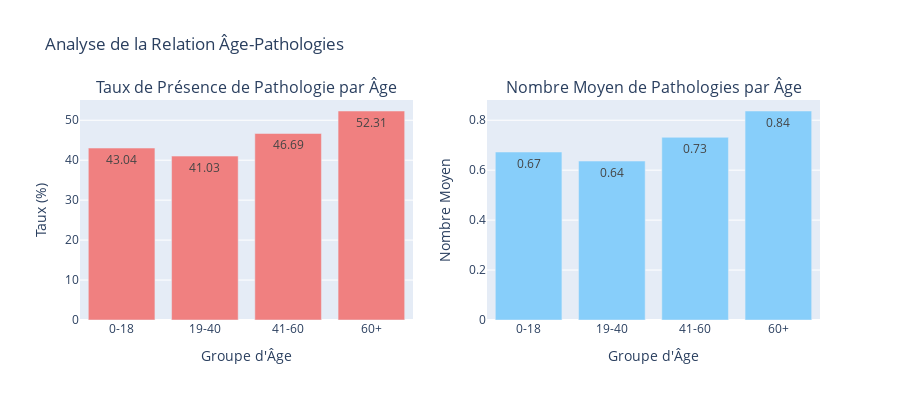

Notebook source saved alongside this figure:
### Code cell
# Visualisation
fig = make_subplots(
    rows=1, cols=2,
    subplot_titles=('Taux de Présence de Pathologie par Âge', 
                    'Nombre Moyen de Pathologies par Âge')
)

fig.add_trace(
    go.Bar(x=findings_by_age.index, y=findings_by_age['Taux (%)'],
           text=findings_by_age['Taux (%)'].round(2), textposition='auto',
           marker_color='lightcoral'),
    row=1, col=1
)

fig.add_trace(
    go.Bar(x=avg_findings_by_age.index, y=avg_findings_by_age.values,
           text=avg_findings_by_age.values.round(2), textposition='auto',
           marker_color='lightskyblue'),
    row=1, col=2
)

fig.update_xaxes(title_text="Groupe d'Âge", row=1, col=1)
fig.update_xaxes(title_text="Groupe d'Âge", row=1, col=2)
fig.update_yaxes(title_text="Taux (%)", row=1, col=1)
fig.update_yaxes(title_text="Nombre Moyen", row=1, col=2)

fig.update_layout(height=400, showlegend=False, 
                  title_text="Analyse de la Relation Âge-Pathologies")
fig.show()

### Figure 1 — Plotly figure (JSON) as saved in the notebook; plotly's stock layout.template omitted (floating-point values rounded to 4 significant figures)
{"data": [{"marker": {"color": "lightcoral"}, "text": [43.04, 41.03, 46.69, 52.31], "textposition": "auto", "type": "bar", "x": ["0-18", "19-40", "41-60", "60+"], "xaxis": "x", "y": [43.04, 41.03, 46.69, 52.31], "yaxis": "y"}, {"marker": {"color": "lightskyblue"}, "text": [0.67, 0.64, 0.73, 0.84], "textposition": "auto", "type": "bar", "x": ["0-18", "19-40", "41-60", "60+"], "xaxis": "x2", "y": [0.6727, 0.6365, 0.7316, 0.837], "yaxis": "y2"}], "layout": {"annotations": [{"font": {"size": 16}, "showarrow": false, "text": "Taux de Présence de Pathologie par Âge", "x": 0.225, "xanchor": "center", "xref": "paper", "y": 1, "yanchor": "bottom", "yref": "paper"}, {"font": {"size": 16}, "showarrow": false, "text": "Nombre Moyen de Pathologies par Âge", "x": 0.775, "xanchor": "center", "xref": "paper", "y": 1, "yanchor": "bottom", "yref": "paper"}], "height": 400, "showlegend": false, "title": {"text": "Analyse de la Relation Âge-Pathologies"}, "xaxis": {"anchor": "y", "domain": [0, 0.45], "title": {"text": "Groupe d'Âge"}}, "xaxis2": {"anchor": "y2", "domain": [0.55, 1], "title": {"text": "Groupe d'Âge"}}, "yaxis": {"anchor": "x", "domain": [0, 1], "title": {"text": "Taux (%)"}}, "yaxis2": {"anchor": "x2", "domain": [0, 1], "title": {"text": "Nombre Moyen"}}}}
